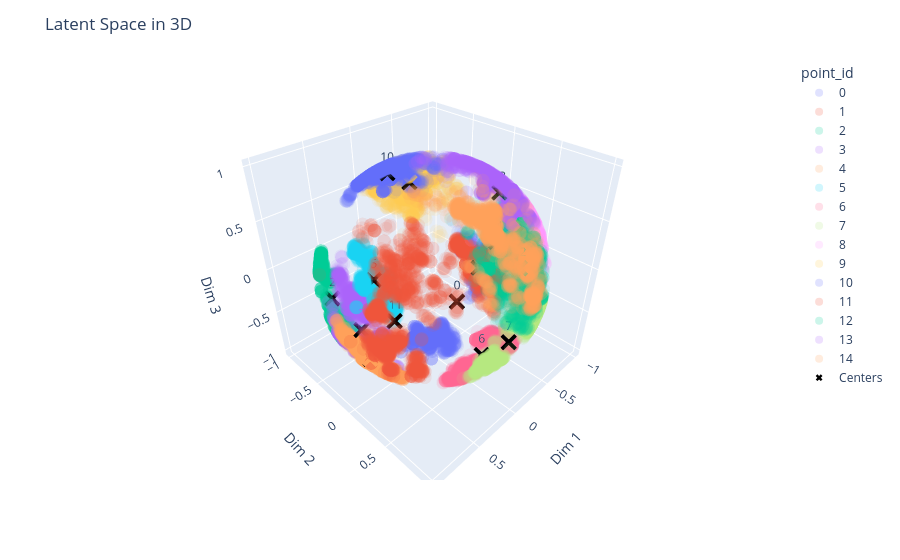

Here is the notebook cell this chart was saved with:
### Markdown cell above
# Model $\mathbb{S}^2$

### Code cell
# Configuration
Theta_S2 = {
    'Z0': random_VMF(np.array([0,0,1]), 0, size=n),
    'alpha0': np.float64(0.0),
    'beta0': np.float64(5.0),
    'rho': -0.8,
    'mu_alpha_beta': np.array([0.0, 10.0]),
    'sigma_prior_alpha': 1.0,
    'sigma_prior_beta': 1.0,
    'n_chains': 2,
    'n_samples': 1000,      
    'burn_in': 1000,       
    'thin': 2,
    'epsilon_Z': 0.05,
    'epsilon_alpha': 0.05,
    'epsilon_beta': 0.05,                
    'sigma_q_Z': 1.0,       
    'sigma_q_alpha': 0.5,    
    'sigma_q_beta': 0.5    
}


# Estimation
resultsS2 = Estimation_LSMN(Y, Theta_S2, Model="Spherical")

# Diagnostic analysis: Acceptance rate, Log probabilities traces, Adjacency matrices of point estimations, Traces of fixed parameters
plot_mcmc_diagnostics_panel(resultsS2)

#Visualizing latent space
plot_latent_space(resultsS2)

# Posterior predictive checking
posterior_predictive_check(resultsS2)

# Prior predictive checking
prior_predictive_check(resultsS2)

# Prediction evaluation
metricsS2 = prediction_evaluation(resultsS2)

# Save results
handle_results(resultsS2, filepath='resultsS2_HMC.pkl', mode='save')

### Figure 1 — Plotly figure (JSON) as saved in the notebook; plotly's stock layout.template omitted (floating-point values rounded to 4 significant figures; data arrays with more than 128 entries replaced by an {"elided": "..."} marker saying what was removed)
{"data": [{"customdata": {"elided": "2000x2 mixed values"}, "hovertemplate": "point_id=%{customdata[0]}<br>x=%{x}<br>y=%{y}<br>z=%{z}<br>sample_id=%{customdata[1]}<extra></extra>", "legendgroup": "0", "marker": {"color": "#636efa", "opacity": 0.1, "symbol": "circle"}, "mode": "markers", "name": "0", "scene": "scene", "showlegend": true, "type": "scatter3d", "x": {"elided": "2000 float values"}, "y": {"elided": "2000 float values"}, "z": {"elided": "2000 float values"}}, {"customdata": {"elided": "2000x2 mixed values"}, "hovertemplate": "point_id=%{customdata[0]}<br>x=%{x}<br>y=%{y}<br>z=%{z}<br>sample_id=%{customdata[1]}<extra></extra>", "legendgroup": "1", "marker": {"color": "#EF553B", "opacity": 0.1, "symbol": "circle"}, "mode": "markers", "name": "1", "scene": "scene", "showlegend": true, "type": "scatter3d", "x": {"elided": "2000 float values"}, "y": {"elided": "2000 float values"}, "z": {"elided": "2000 float values"}}, {"customdata": {"elided": "2000x2 mixed values"}, "hovertemplate": "point_id=%{customdata[0]}<br>x=%{x}<br>y=%{y}<br>z=%{z}<br>sample_id=%{customdata[1]}<extra></extra>", "legendgroup": "2", "marker": {"color": "#00cc96", "opacity": 0.1, "symbol": "circle"}, "mode": "markers", "name": "2", "scene": "scene", "showlegend": true, "type": "scatter3d", "x": {"elided": "2000 float values"}, "y": {"elided": "2000 float values"}, "z": {"elided": "2000 float values"}}, {"customdata": {"elided": "2000x2 mixed values"}, "hovertemplate": "point_id=%{customdata[0]}<br>x=%{x}<br>y=%{y}<br>z=%{z}<br>sample_id=%{customdata[1]}<extra></extra>", "legendgroup": "3", "marker": {"color": "#ab63fa", "opacity": 0.1, "symbol": "circle"}, "mode": "markers", "name": "3", "scene": "scene", "showlegend": true, "type": "scatter3d", "x": {"elided": "2000 float values"}, "y": {"elided": "2000 float values"}, "z": {"elided": "2000 float values"}}, {"customdata": {"elided": "2000x2 mixed values"}, "hovertemplate": "point_id=%{customdata[0]}<br>x=%{x}<br>y=%{y}<br>z=%{z}<br>sample_id=%{customdata[1]}<extra></extra>", "legendgroup": "4", "marker": {"color": "#FFA15A", "opacity": 0.1, "symbol": "circle"}, "mode": "markers", "name": "4", "scene": "scene", "showlegend": true, "type": "scatter3d", "x": {"elided": "2000 float values"}, "y": {"elided": "2000 float values"}, "z": {"elided": "2000 float values"}}, {"customdata": {"elided": "2000x2 mixed values"}, "hovertemplate": "point_id=%{customdata[0]}<br>x=%{x}<br>y=%{y}<br>z=%{z}<br>sample_id=%{customdata[1]}<extra></extra>", "legendgroup": "5", "marker": {"color": "#19d3f3", "opacity": 0.1, "symbol": "circle"}, "mode": "markers", "name": "5", "scene": "scene", "showlegend": true, "type": "scatter3d", "x": {"elided": "2000 float values"}, "y": {"elided": "2000 float values"}, "z": {"elided": "2000 float values"}}, {"customdata": {"elided": "2000x2 mixed values"}, "hovertemplate": "point_id=%{customdata[0]}<br>x=%{x}<br>y=%{y}<br>z=%{z}<br>sample_id=%{customdata[1]}<extra></extra>", "legendgroup": "6", "marker": {"color": "#FF6692", "opacity": 0.1, "symbol": "circle"}, "mode": "markers", "name": "6", "scene": "scene", "showlegend": true, "type": "scatter3d", "x": {"elided": "2000 float values"}, "y": {"elided": "2000 float values"}, "z": {"elided": "2000 float values"}}, {"customdata": {"elided": "2000x2 mixed values"}, "hovertemplate": "point_id=%{customdata[0]}<br>x=%{x}<br>y=%{y}<br>z=%{z}<br>sample_id=%{customdata[1]}<extra></extra>", "legendgroup": "7", "marker": {"color": "#B6E880", "opacity": 0.1, "symbol": "circle"}, "mode": "markers", "name": "7", "scene": "scene", "showlegend": true, "type": "scatter3d", "x": {"elided": "2000 float values"}, "y": {"elided": "2000 float values"}, "z": {"elided": "2000 float values"}}, {"customdata": {"elided": "2000x2 mixed values"}, "hovertemplate": "point_id=%{customdata[0]}<br>x=%{x}<br>y=%{y}<br>z=%{z}<br>sample_id=%{customdata[1]}<extra></extra>", "legendgroup": "8", "marker": {"color": "#FF97FF", "opacity": 0.1, "symbol": "circle"}, "mode": "markers", "name": "8", "scene": "scene", "showlegend": true, "type": "scatter3d", "x": {"elided": "2000 float values"}, "y": {"elided": "2000 float values"}, "z": {"elided": "2000 float values"}}, {"customdata": {"elided": "2000x2 mixed values"}, "hovertemplate": "point_id=%{customdata[0]}<br>x=%{x}<br>y=%{y}<br>z=%{z}<br>sample_id=%{customdata[1]}<extra></extra>", "legendgroup": "9", "marker": {"color": "#FECB52", "opacity": 0.1, "symbol": "circle"}, "mode": "markers", "name": "9", "scene": "scene", "showlegend": true, "type": "scatter3d", "x": {"elided": "2000 float values"}, "y": {"elided": "2000 float values"}, "z": {"elided": "2000 float values"}}, {"customdata": {"elided": "2000x2 mixed values"}, "hovertemplate": "point_id=%{customdata[0]}<br>x=%{x}<br>y=%{y}<br>z=%{z}<br>sample_id=%{customdata[1]}<extra></extra>", "legendgroup": "10", "marker": {"color": "#636efa", "opacity": 0.1, "symbol": "circle"}, "mode": "markers", "name": "10", "scene": "scene", "showlegend": true, "type": "scatter3d", "x": {"elided": "2000 float values"}, "y": {"elided": "2000 float values"}, "z": {"elided": "2000 float values"}}, {"customdata": {"elided": "2000x2 mixed values"}, "hovertemplate": "point_id=%{customdata[0]}<br>x=%{x}<br>y=%{y}<br>z=%{z}<br>sample_id=%{customdata[1]}<extra></extra>", "legendgroup": "11", "marker": {"color": "#EF553B", "opacity": 0.1, "symbol": "circle"}, "mode": "markers", "name": "11", "scene": "scene", "showlegend": true, "type": "scatter3d", "x": {"elided": "2000 float values"}, "y": {"elided": "2000 float values"}, "z": {"elided": "2000 float values"}}, {"customdata": {"elided": "2000x2 mixed values"}, "hovertemplate": "point_id=%{customdata[0]}<br>x=%{x}<br>y=%{y}<br>z=%{z}<br>sample_id=%{customdata[1]}<extra></extra>", "legendgroup": "12", "marker": {"color": "#00cc96", "opacity": 0.1, "symbol": "circle"}, "mode": "markers", "name": "12", "scene": "scene", "showlegend": true, "type": "scatter3d", "x": {"elided": "2000 float values"}, "y": {"elided": "2000 float values"}, "z": {"elided": "2000 float values"}}, {"customdata": {"elided": "2000x2 mixed values"}, "hovertemplate": "point_id=%{customdata[0]}<br>x=%{x}<br>y=%{y}<br>z=%{z}<br>sample_id=%{customdata[1]}<extra></extra>", "legendgroup": "13", "marker": {"color": "#ab63fa", "opacity": 0.1, "symbol": "circle"}, "mode": "markers", "name": "13", "scene": "scene", "showlegend": true, "type": "scatter3d", "x": {"elided": "2000 float values"}, "y": {"elided": "2000 float values"}, "z": {"elided": "2000 float values"}}, {"customdata": {"elided": "2000x2 mixed values"}, "hovertemplate": "point_id=%{customdata[0]}<br>x=%{x}<br>y=%{y}<br>z=%{z}<br>sample_id=%{customdata[1]}<extra></extra>", "legendgroup": "14", "marker": {"color": "#FFA15A", "opacity": 0.1, "symbol": "circle"}, "mode": "markers", "name": "14", "scene": "scene", "showlegend": true, "type": "scatter3d", "x": {"elided": "2000 float values"}, "y": {"elided": "2000 float values"}, "z": {"elided": "2000 float values"}}, {"marker": {"color": "black", "size": 6, "symbol": "x"}, "mode": "markers+text", "name": "Centers", "text": ["0", "1", "2", "3", "4", "5", "6", "7", "8", "9", "10", "11", "12", "13", "14"], "textposition": "top center", "type": "scatter3d", "x": [-0.4863, -0.8465, 0.7347, 0.9461, 0.8879, 0.05151, -0.1305, -0.1929, -0.8695, -0.4056, -0.05824, 0.8154, -0.0822, -0.7494, 0.02376], "y": [-0.1184, -0.1453, -0.5524, 0.1644, 0.1618, -0.8187, 0.5337, 0.776, 0.3436, -0.7221, -0.6304, 0.4172, 0.8698, 0.1181, 0.7029], "z": [-0.7111, -0.4664, -0.2274, -0.01932, -0.3781, -0.5122, -0.7862, -0.5016, 0.2406, 0.4867, 0.7233, 0.147, 0.4088, 0.5513, 0.6215]}], "layout": {"legend": {"title": {"text": "point_id"}, "tracegroupgap": 0}, "margin": {"t": 60}, "scene": {"domain": {"x": [0, 1], "y": [0, 1]}, "xaxis": {"title": {"text": "Dim 1"}}, "yaxis": {"title": {"text": "Dim 2"}}, "zaxis": {"title": {"text": "Dim 3"}}}, "title": {"text": "Latent Space in 3D"}}}
